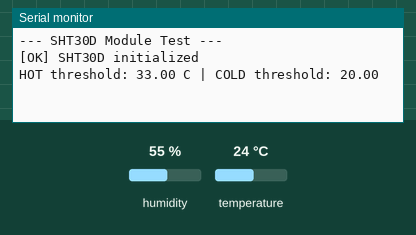
This sketch was run on a simulated ESP32. Parts: the last lines printed to the serial monitor. Inputs (shaded band) come from the test bench; at power-on: temperature 24 °C, humidity 55 %.

Above: at 1.5 s.
1.6 s: temperature set to 20.4 °C
At 2.5 s:
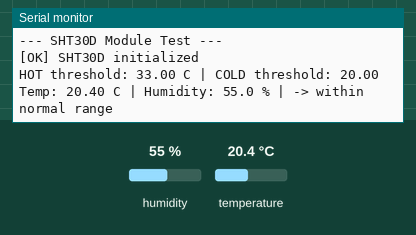
5.5 s: temperature set to 19.2 °C
At 6.7 s:
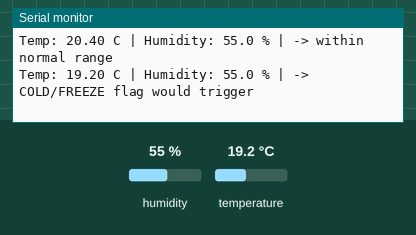

Measured:
- the behaviour switches between 20 and 19.9 °C on temperature (found by bisection; images 1 and 2)
- after the input at 1.6 s, the serial monitor: prints a new line after 0.44 s (image 1)
- after the input at 5.5 s, the serial monitor: prints a new line after 0.54 s (image 2)

The sketch:

test_03_sht30d.ino
```cpp
// ============================================================================
//  MODULE TEST 3: SHT30D Temperature/Humidity
//  Verifies: I2C init, periodic read, HOT/COLD threshold evaluation
//  Wiring: SDA -> GPIO6, SCL -> GPIO7, addr 0x44
// ============================================================================

#include <Wire.h>
#include <Adafruit_SHT31.h>

#define PIN_I2C_SDA        6
#define PIN_I2C_SCL        7
#define TEMP_READ_INTERVAL 2000UL   // faster than production (5000ms) for quick testing
#define TEMP_HOT_THRESHOLD  33.0f
#define TEMP_COLD_THRESHOLD 20.0f

Adafruit_SHT31 sht30 = Adafruit_SHT31();
unsigned long lastRead = 0;

void setup() {
    Serial.begin(115200);
    delay(300);
    Serial.println(F("\n--- SHT30D Module Test ---"));

    Wire.begin(PIN_I2C_SDA, PIN_I2C_SCL);
    Wire.setClock(400000);

    if (!sht30.begin(0x44)) {
        Serial.println(F("[FAIL] SHT30D not found at 0x44. Check wiring / try 0x45."));
        while (true) { yield(); }
    }
    Serial.println(F("[OK] SHT30D initialized"));
    Serial.print(F("HOT threshold: "));  Serial.print(TEMP_HOT_THRESHOLD);
    Serial.print(F(" C | COLD threshold: ")); Serial.println(TEMP_COLD_THRESHOLD);
}

void loop() {
    unsigned long now = millis();
    if (now - lastRead >= TEMP_READ_INTERVAL) {
        lastRead = now;

        float t = sht30.readTemperature();
        float h = sht30.readHumidity();

        if (isnan(t)) {
            Serial.println(F("[WARN] Temperature read returned NaN -- sensor comm issue"));
            return;
        }

        bool hot  = (t > TEMP_HOT_THRESHOLD);
        bool cold = (t < TEMP_COLD_THRESHOLD);

        Serial.print(F("Temp: "));
        Serial.print(t, 2);
        Serial.print(F(" C | Humidity: "));
        Serial.print(isnan(h) ? -1.0f : h, 1);
        Serial.print(F(" % | "));
        if (hot)       Serial.println(F("-> HOT flag would trigger"));
        else if (cold) Serial.println(F("-> COLD/FREEZE flag would trigger"));
        else           Serial.println(F("-> within normal range"));
    }
}
```
